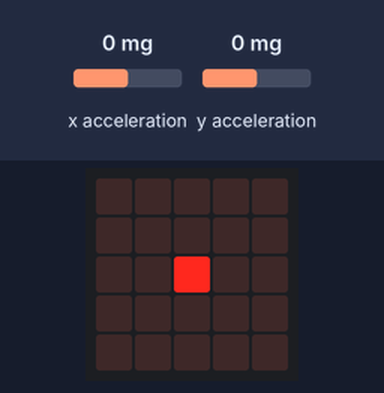
Recording of a program running on a simulated BBC micro:bit running MicroPython. On the bench: the board's 5×5 LED display. The inputs (shaded band) are chosen by the test bench; at power-on: x acceleration 0 mg, y acceleration 0 mg.

Above: at 1.2 s.
1.3 s: x acceleration set to -67 mg
2.9 s: x acceleration set to -79 mg
At 3.5 s:
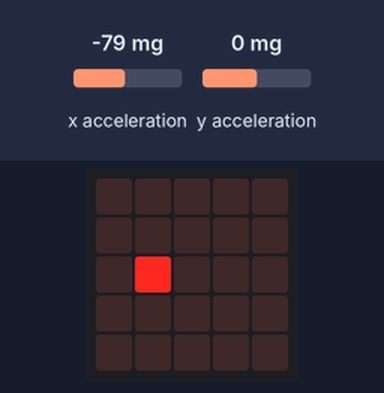
At 4.1 s:
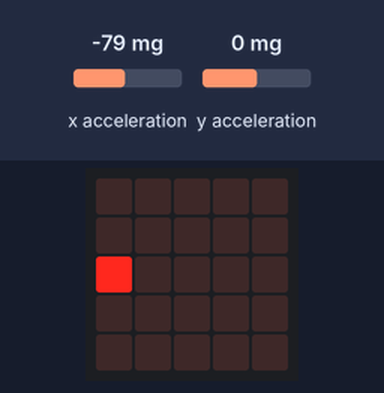
5.2 s: y acceleration set to -65 mg
6.9 s: y acceleration set to -76 mg
At 9.0 s:
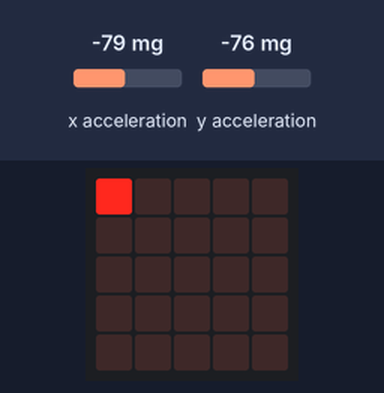
9.6 s: x acceleration set to 62 mg
11.3 s: x acceleration set to 78 mg
At 15.0 s:
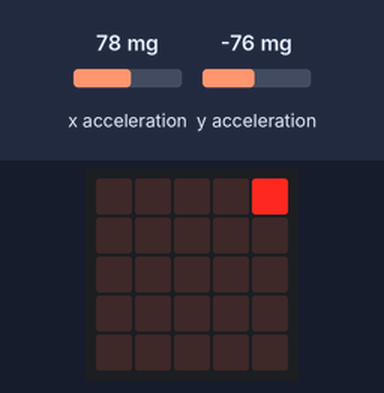
Timing chart, 0 to 15.3 s (numbered marks = the images above; inputs shaded):
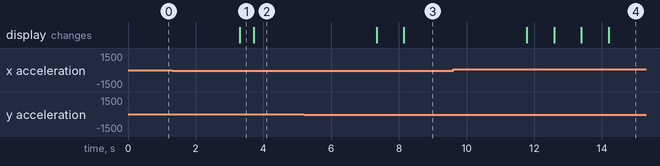

The program:

Move_LED_Accelerometer_v01.py
```python
# Moves single LED based on input from the accelerometer x,y axes

from microbit import *

x = 2
y = 2
display.set_pixel(x, y, 9)

def move_pixel(a,b):
    global x
    global y
    x = x + a
    y = y + b
    if x < 0:
        x = 0
    if x > 4:
        x = 4
    if y < 0:
        y = 0
    if y > 4:
        y = 4
    sleep(400)
    display.clear()
    display.set_pixel(x, y, 9)

while True:
    reading_x = accelerometer.get_x()
    if reading_x > 70:
        move_pixel(1,0)
    if reading_x < -70:
        move_pixel(-1,0)

    reading_y = accelerometer.get_y()
    if reading_y > 70:
        move_pixel(0,1)
    if reading_y < -70:
        move_pixel(0,-1)

        
```

Measured:
- the behaviour switches between -70 and -71 mg on x acceleration (found by bisection; images 0 and 1)
- the behaviour switches between -70 and -71 mg on y acceleration (found by bisection; images 2 and 3)
- the behaviour switches between 70 and 71 mg on x acceleration (found by bisection; images 3 and 4)
- after the input at 1.3 s, every drawn part: stays the same
- after the input at 2.9 s, the display: changes after 0.40 s (image 1)
- after the input at 5.2 s, every drawn part: stays the same
- after the input at 6.9 s, the display: first changes after 0.44 s (image 3 shows a later state)
- after the input at 9.6 s, every drawn part: stays the same
- after the input at 11.3 s, the display: first changes after 0.48 s (image 4 shows a later state)
- what the display in image 1 shows lasts 0.4 s, from 3.3 s to 3.7 s
